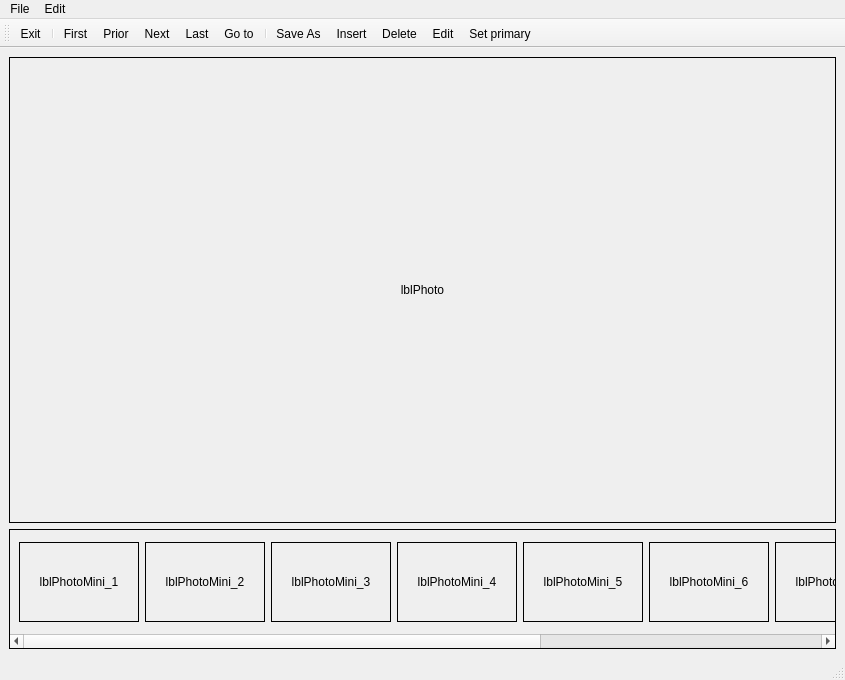
<?xml version="1.0" encoding="UTF-8"?>
<ui version="4.0">
 <class>CPhotoAlbum</class>
 <widget class="QMainWindow" name="CPhotoAlbum">
  <property name="geometry">
   <rect>
    <x>0</x>
    <y>0</y>
    <width>845</width>
    <height>680</height>
   </rect>
  </property>
  <property name="windowTitle">
   <string>MainWindow</string>
  </property>
  <widget class="QWidget" name="centralwidget">
   <layout class="QGridLayout" name="gridLayout">
    <item row="0" column="0">
     <widget class="QLabel" name="lblPhoto">
      <property name="sizePolicy">
       <sizepolicy hsizetype="Expanding" vsizetype="Expanding">
        <horstretch>0</horstretch>
        <verstretch>0</verstretch>
       </sizepolicy>
      </property>
      <property name="frameShape">
       <enum>QFrame::Box</enum>
      </property>
      <property name="text">
       <string>lblPhoto</string>
      </property>
      <property name="alignment">
       <set>Qt::AlignCenter</set>
      </property>
     </widget>
    </item>
    <item row="1" column="0">
     <widget class="QScrollArea" name="scrollArea">
      <property name="minimumSize">
       <size>
        <width>0</width>
        <height>0</height>
       </size>
      </property>
      <property name="maximumSize">
       <size>
        <width>16777215</width>
        <height>120</height>
       </size>
      </property>
      <property name="frameShape">
       <enum>QFrame::Box</enum>
      </property>
      <property name="frameShadow">
       <enum>QFrame::Plain</enum>
      </property>
      <property name="horizontalScrollBarPolicy">
       <enum>Qt::ScrollBarAlwaysOn</enum>
      </property>
      <property name="widgetResizable">
       <bool>true</bool>
      </property>
      <widget class="QWidget" name="scrollAreaWidgetContents">
       <property name="geometry">
        <rect>
         <x>0</x>
         <y>0</y>
         <width>1274</width>
         <height>101</height>
        </rect>
       </property>
       <layout class="QGridLayout" name="gridLayout_2">
        <item row="0" column="0">
         <layout class="QGridLayout" name="gridLayout_3">
          <item row="0" column="0">
           <widget class="QLabel" name="lblPhotoMini_1">
            <property name="minimumSize">
             <size>
              <width>120</width>
              <height>80</height>
             </size>
            </property>
            <property name="maximumSize">
             <size>
              <width>120</width>
              <height>80</height>
             </size>
            </property>
            <property name="frameShape">
             <enum>QFrame::Box</enum>
            </property>
            <property name="text">
             <string>lblPhotoMini_1</string>
            </property>
            <property name="alignment">
             <set>Qt::AlignCenter</set>
            </property>
           </widget>
          </item>
          <item row="0" column="1">
           <widget class="QLabel" name="lblPhotoMini_2">
            <property name="minimumSize">
             <size>
              <width>120</width>
              <height>80</height>
             </size>
            </property>
            <property name="maximumSize">
             <size>
              <width>120</width>
              <height>80</height>
             </size>
            </property>
            <property name="frameShape">
             <enum>QFrame::Box</enum>
            </property>
            <property name="text">
             <string>lblPhotoMini_2</string>
            </property>
            <property name="alignment">
             <set>Qt::AlignCenter</set>
            </property>
           </widget>
          </item>
          <item row="0" column="2">
           <widget class="QLabel" name="lblPhotoMini_3">
            <property name="minimumSize">
             <size>
              <width>120</width>
              <height>80</height>
             </size>
            </property>
            <property name="maximumSize">
             <size>
              <width>120</width>
              <height>80</height>
             </size>
            </property>
            <property name="frameShape">
             <enum>QFrame::Box</enum>
            </property>
            <property name="text">
             <string>lblPhotoMini_3</string>
            </property>
            <property name="alignment">
             <set>Qt::AlignCenter</set>
            </property>
           </widget>
          </item>
          <item row="0" column="3">
           <widget class="QLabel" name="lblPhotoMini_4">
            <property name="minimumSize">
             <size>
              <width>120</width>
              <height>80</height>
             </size>
            </property>
            <property name="maximumSize">
             <size>
              <width>120</width>
              <height>80</height>
             </size>
            </property>
            <property name="frameShape">
             <enum>QFrame::Box</enum>
            </property>
            <property name="text">
             <string>lblPhotoMini_4</string>
            </property>
            <property name="alignment">
             <set>Qt::AlignCenter</set>
            </property>
           </widget>
          </item>
          <item row="0" column="4">
           <widget class="QLabel" name="lblPhotoMini_5">
            <property name="minimumSize">
             <size>
              <width>120</width>
              <height>80</height>
             </size>
            </property>
            <property name="maximumSize">
             <size>
              <width>120</width>
              <height>80</height>
             </size>
            </property>
            <property name="frameShape">
             <enum>QFrame::Box</enum>
            </property>
            <property name="text">
             <string>lblPhotoMini_5</string>
            </property>
            <property name="alignment">
             <set>Qt::AlignCenter</set>
            </property>
           </widget>
          </item>
          <item row="0" column="5">
           <widget class="QLabel" name="lblPhotoMini_6">
            <property name="minimumSize">
             <size>
              <width>120</width>
              <height>80</height>
             </size>
            </property>
            <property name="maximumSize">
             <size>
              <width>120</width>
              <height>80</height>
             </size>
            </property>
            <property name="frameShape">
             <enum>QFrame::Box</enum>
            </property>
            <property name="text">
             <string>lblPhotoMini_6</string>
            </property>
            <property name="alignment">
             <set>Qt::AlignCenter</set>
            </property>
           </widget>
          </item>
          <item row="0" column="6">
           <widget class="QLabel" name="lblPhotoMini_7">
            <property name="minimumSize">
             <size>
              <width>120</width>
              <height>80</height>
             </size>
            </property>
            <property name="maximumSize">
             <size>
              <width>120</width>
              <height>80</height>
             </size>
            </property>
            <property name="frameShape">
             <enum>QFrame::Box</enum>
            </property>
            <property name="text">
             <string>lblPhotoMini_7</string>
            </property>
            <property name="alignment">
             <set>Qt::AlignCenter</set>
            </property>
           </widget>
          </item>
          <item row="0" column="7">
           <widget class="QLabel" name="lblPhotoMini_8">
            <property name="minimumSize">
             <size>
              <width>120</width>
              <height>80</height>
             </size>
            </property>
            <property name="maximumSize">
             <size>
              <width>120</width>
              <height>80</height>
             </size>
            </property>
            <property name="frameShape">
             <enum>QFrame::Box</enum>
            </property>
            <property name="text">
             <string>lblPhotoMini_8</string>
            </property>
            <property name="alignment">
             <set>Qt::AlignCenter</set>
            </property>
           </widget>
          </item>
          <item row="0" column="8">
           <widget class="QLabel" name="lblPhotoMini_9">
            <property name="minimumSize">
             <size>
              <width>120</width>
              <height>80</height>
             </size>
            </property>
            <property name="maximumSize">
             <size>
              <width>120</width>
              <height>80</height>
             </size>
            </property>
            <property name="frameShape">
             <enum>QFrame::Box</enum>
            </property>
            <property name="text">
             <string>lblPhotoMini_9</string>
            </property>
            <property name="alignment">
             <set>Qt::AlignCenter</set>
            </property>
           </widget>
          </item>
          <item row="0" column="9">
           <widget class="QLabel" name="lblPhotoMini_10">
            <property name="minimumSize">
             <size>
              <width>120</width>
              <height>80</height>
             </size>
            </property>
            <property name="maximumSize">
             <size>
              <width>120</width>
              <height>80</height>
             </size>
            </property>
            <property name="frameShape">
             <enum>QFrame::Box</enum>
            </property>
            <property name="text">
             <string>lblPhotoMini_10</string>
            </property>
            <property name="alignment">
             <set>Qt::AlignCenter</set>
            </property>
           </widget>
          </item>
         </layout>
        </item>
       </layout>
      </widget>
     </widget>
    </item>
   </layout>
  </widget>
  <widget class="QMenuBar" name="menubar">
   <property name="geometry">
    <rect>
     <x>0</x>
     <y>0</y>
     <width>845</width>
     <height>21</height>
    </rect>
   </property>
   <widget class="QMenu" name="menuFile">
    <property name="title">
     <string>File</string>
    </property>
    <addaction name="actFile_Exit"/>
   </widget>
   <widget class="QMenu" name="menuEdit">
    <property name="title">
     <string>Edit</string>
    </property>
    <addaction name="actEdit_First"/>
    <addaction name="actEdit_Prior"/>
    <addaction name="actEdit_Next"/>
    <addaction name="actEdit_Last"/>
    <addaction name="actEdit_GoTo"/>
    <addaction name="separator"/>
    <addaction name="actEdit_SaveAs"/>
    <addaction name="actEdit_Insert"/>
    <addaction name="actEdit_Delete"/>
    <addaction name="actEdit_Edit"/>
    <addaction name="actEdit_SetPrimary"/>
   </widget>
   <addaction name="menuFile"/>
   <addaction name="menuEdit"/>
  </widget>
  <widget class="QStatusBar" name="statusbar"/>
  <widget class="QToolBar" name="toolBar">
   <property name="windowTitle">
    <string>toolBar</string>
   </property>
   <attribute name="toolBarArea">
    <enum>TopToolBarArea</enum>
   </attribute>
   <attribute name="toolBarBreak">
    <bool>false</bool>
   </attribute>
   <addaction name="actFile_Exit"/>
   <addaction name="separator"/>
   <addaction name="actEdit_First"/>
   <addaction name="actEdit_Prior"/>
   <addaction name="actEdit_Next"/>
   <addaction name="actEdit_Last"/>
   <addaction name="actEdit_GoTo"/>
   <addaction name="separator"/>
   <addaction name="actEdit_SaveAs"/>
   <addaction name="actEdit_Insert"/>
   <addaction name="actEdit_Delete"/>
   <addaction name="actEdit_Edit"/>
   <addaction name="actEdit_SetPrimary"/>
  </widget>
  <action name="actFile_Exit">
   <property name="icon">
    <iconset resource="../Resources/App.qrc">
     <normaloff>:/Menu/Menu/Exit.bmp</normaloff>:/Menu/Menu/Exit.bmp</iconset>
   </property>
   <property name="text">
    <string>Exit</string>
   </property>
  </action>
  <action name="actEdit_First">
   <property name="icon">
    <iconset resource="../Resources/App.qrc">
     <normaloff>:/Menu/Menu/First.bmp</normaloff>:/Menu/Menu/First.bmp</iconset>
   </property>
   <property name="text">
    <string>First</string>
   </property>
  </action>
  <action name="actEdit_Prior">
   <property name="icon">
    <iconset resource="../Resources/App.qrc">
     <normaloff>:/Menu/Menu/Prior.bmp</normaloff>:/Menu/Menu/Prior.bmp</iconset>
   </property>
   <property name="text">
    <string>Prior</string>
   </property>
  </action>
  <action name="actEdit_Next">
   <property name="icon">
    <iconset resource="../Resources/App.qrc">
     <normaloff>:/Menu/Menu/Next.bmp</normaloff>:/Menu/Menu/Next.bmp</iconset>
   </property>
   <property name="text">
    <string>Next</string>
   </property>
  </action>
  <action name="actEdit_Last">
   <property name="icon">
    <iconset resource="../Resources/App.qrc">
     <normaloff>:/Menu/Menu/Last.bmp</normaloff>:/Menu/Menu/Last.bmp</iconset>
   </property>
   <property name="text">
    <string>Last</string>
   </property>
  </action>
  <action name="actEdit_GoTo">
   <property name="icon">
    <iconset resource="../Resources/App.qrc">
     <normaloff>:/Menu/Menu/To.bmp</normaloff>:/Menu/Menu/To.bmp</iconset>
   </property>
   <property name="text">
    <string>Go to...</string>
   </property>
   <property name="toolTip">
    <string>Go to...</string>
   </property>
  </action>
  <action name="actEdit_Insert">
   <property name="icon">
    <iconset resource="../Resources/App.qrc">
     <normaloff>:/Menu/Menu/Insert.bmp</normaloff>:/Menu/Menu/Insert.bmp</iconset>
   </property>
   <property name="text">
    <string>Insert</string>
   </property>
  </action>
  <action name="actEdit_Delete">
   <property name="icon">
    <iconset resource="../Resources/App.qrc">
     <normaloff>:/Menu/Menu/Delete.bmp</normaloff>:/Menu/Menu/Delete.bmp</iconset>
   </property>
   <property name="text">
    <string>Delete</string>
   </property>
  </action>
  <action name="actEdit_Edit">
   <property name="icon">
    <iconset resource="../Resources/App.qrc">
     <normaloff>:/Menu/Menu/Edit.bmp</normaloff>:/Menu/Menu/Edit.bmp</iconset>
   </property>
   <property name="text">
    <string>Edit</string>
   </property>
  </action>
  <action name="actEdit_SaveAs">
   <property name="icon">
    <iconset resource="../Resources/App.qrc">
     <normaloff>:/Menu/Menu/SaveAs.bmp</normaloff>:/Menu/Menu/SaveAs.bmp</iconset>
   </property>
   <property name="text">
    <string>Save As...</string>
   </property>
   <property name="toolTip">
    <string>Save As</string>
   </property>
  </action>
  <action name="actEdit_SetPrimary">
   <property name="icon">
    <iconset resource="../Resources/App.qrc">
     <normaloff>:/Menu/Menu/SetPrimaryImage.bmp</normaloff>:/Menu/Menu/SetPrimaryImage.bmp</iconset>
   </property>
   <property name="text">
    <string>Set primary</string>
   </property>
   <property name="toolTip">
    <string>Set primary</string>
   </property>
  </action>
 </widget>
 <resources>
  <include location="../Resources/App.qrc"/>
 </resources>
 <connections/>
</ui>
